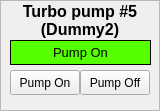
  <widget class="QFrame" name="frame_8" >
   <property name="geometry" >
    <rect>
     <x>940</x>
     <y>90</y>
     <width>160</width>
     <height>111</height>
    </rect>
   </property>
   <property name="frameShape" >
    <enum>QFrame::StyledPanel</enum>
   </property>
   <property name="frameShadow" >
    <enum>QFrame::Raised</enum>
   </property>
   <widget class="QLabel" name="lbTP2_4" >
    <property name="geometry" >
     <rect>
      <x>0</x>
      <y>0</y>
      <width>160</width>
      <height>41</height>
     </rect>
    </property>
    <property name="font" >
     <font>
      <pointsize>12</pointsize>
      <weight>75</weight>
      <bold>true</bold>
     </font>
    </property>
    <property name="frameShape" >
     <enum>QFrame::NoFrame</enum>
    </property>
    <property name="frameShadow" >
     <enum>QFrame::Raised</enum>
    </property>
    <property name="text" >
     <string>Turbo pump #5
(Dummy2)</string>
    </property>
    <property name="alignment" >
     <set>Qt::AlignCenter</set>
    </property>
   </widget>
   <widget class="CALabel" name="calbTMP_5" >
    <property name="geometry" >
     <rect>
      <x>10</x>
      <y>40</y>
      <width>141</width>
      <height>25</height>
     </rect>
    </property>
    <property name="palette" >
     <palette>
      <active>
       <colorrole role="Window" >
        <brush brushstyle="SolidPattern" >
         <color alpha="255" >
          <red>85</red>
          <green>255</green>
          <blue>0</blue>
         </color>
        </brush>
       </colorrole>
      </active>
      <inactive>
       <colorrole role="Window" >
        <brush brushstyle="SolidPattern" >
         <color alpha="255" >
          <red>85</red>
          <green>255</green>
          <blue>0</blue>
         </color>
        </brush>
       </colorrole>
      </inactive>
      <disabled>
       <colorrole role="Window" >
        <brush brushstyle="SolidPattern" >
         <color alpha="255" >
          <red>239</red>
          <green>239</green>
          <blue>239</blue>
         </color>
        </brush>
       </colorrole>
      </disabled>
     </palette>
    </property>
    <property name="font" >
     <font>
      <pointsize>10</pointsize>
     </font>
    </property>
    <property name="autoFillBackground" >
     <bool>true</bool>
    </property>
    <property name="frameShape" >
     <enum>QFrame::Box</enum>
    </property>
    <property name="text" >
     <string>Pump On</string>
    </property>
    <property name="alignment" >
     <set>Qt::AlignCenter</set>
    </property>
    <property name="pvname" >
     <string/>
    </property>
    <property name="cmode" stdset="0" >
     <enum>CALabel::Alarm</enum>
    </property>
    <property name="fillcol" stdset="0" >
     <color>
      <red>85</red>
      <green>255</green>
      <blue>0</blue>
     </color>
    </property>
    <property name="truelabel" >
     <string>Pump On</string>
    </property>
    <property name="falselabel" >
     <string>Pump Off</string>
    </property>
   </widget>
   <widget class="CADisplayer" name="cadpTP5_3" >
    <property name="geometry" >
     <rect>
      <x>100</x>
      <y>0</y>
      <width>60</width>
      <height>22</height>
     </rect>
    </property>
    <property name="nuformat" stdset="0" >
     <enum>CADisplayer::Integer</enum>
    </property>
    <property name="pvname" >
     <string>EC1_TMP5_STS_OPR</string>
    </property>
    <property name="lineWidth" stdset="0" >
     <number>1</number>
    </property>
    <property name="fillcol" stdset="0" >
     <color>
      <red>255</red>
      <green>255</green>
      <blue>0</blue>
     </color>
    </property>
   </widget>
   <widget class="CAPushButton" name="capbTP1_9" >
    <property name="geometry" >
     <rect>
      <x>10</x>
      <y>70</y>
      <width>70</width>
      <height>25</height>
     </rect>
    </property>
    <property name="text" >
     <string>Pump On</string>
    </property>
    <property name="buttonType" >
     <enum>CAPushButton::PulseButton</enum>
    </property>
    <property name="pvname" >
     <string>EC1_TMP5_ECMD_STRT</string>
    </property>
    <property name="truelabel" >
     <string>Pump On</string>
    </property>
    <property name="falselabel" >
     <string>Pump On</string>
    </property>
    <property name="selColor" >
     <color>
      <red>0</red>
      <green>170</green>
      <blue>0</blue>
     </color>
    </property>
    <property name="selTColor" >
     <color>
      <red>0</red>
      <green>0</green>
      <blue>0</blue>
     </color>
    </property>
   </widget>
   <widget class="CAPushButton" name="capbTP1_10" >
    <property name="geometry" >
     <rect>
      <x>80</x>
      <y>70</y>
      <width>70</width>
      <height>25</height>
     </rect>
    </property>
    <property name="text" >
     <string>Pump Off</string>
    </property>
    <property name="buttonType" >
     <enum>CAPushButton::PulseButton</enum>
    </property>
    <property name="pvname" >
     <string>EC1_TMP5_ECMD_STOP</string>
    </property>
    <property name="truelabel" >
     <string>Pump Off</string>
    </property>
    <property name="falselabel" >
     <string>Pump Off</string>
    </property>
    <property name="selColor" >
     <color>
      <red>255</red>
      <green>0</green>
      <blue>0</blue>
     </color>
    </property>
    <property name="unselColor" >
     <color>
      <red>220</red>
      <green>220</green>
      <blue>220</blue>
     </color>
    </property>
    <property name="selTColor" >
     <color>
      <red>255</red>
      <green>255</green>
      <blue>255</blue>
     </color>
    </property>
    <property name="unselTColor" >
     <color>
      <red>0</red>
      <green>0</green>
      <blue>0</blue>
     </color>
    </property>
   </widget>
  </widget>
